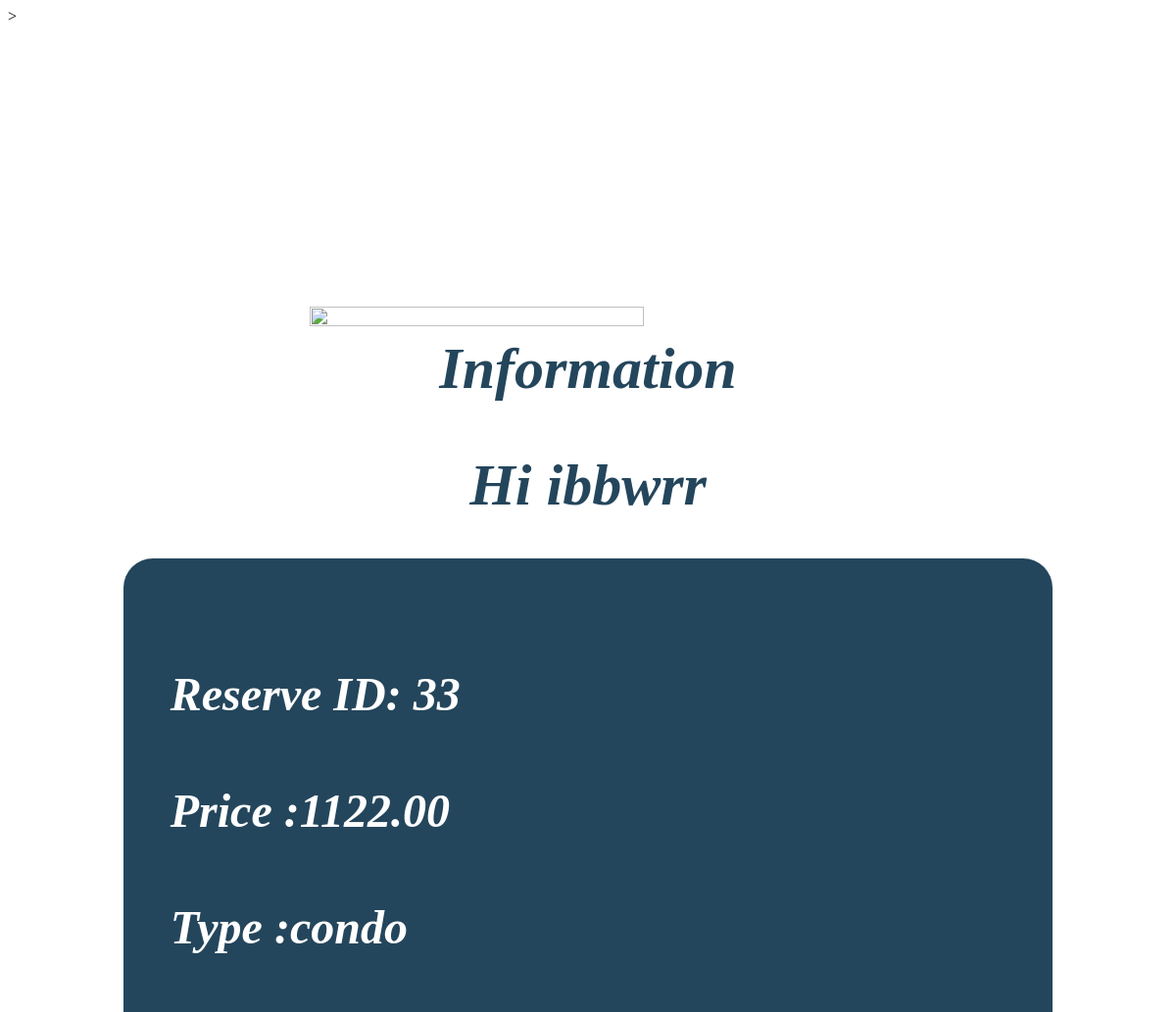
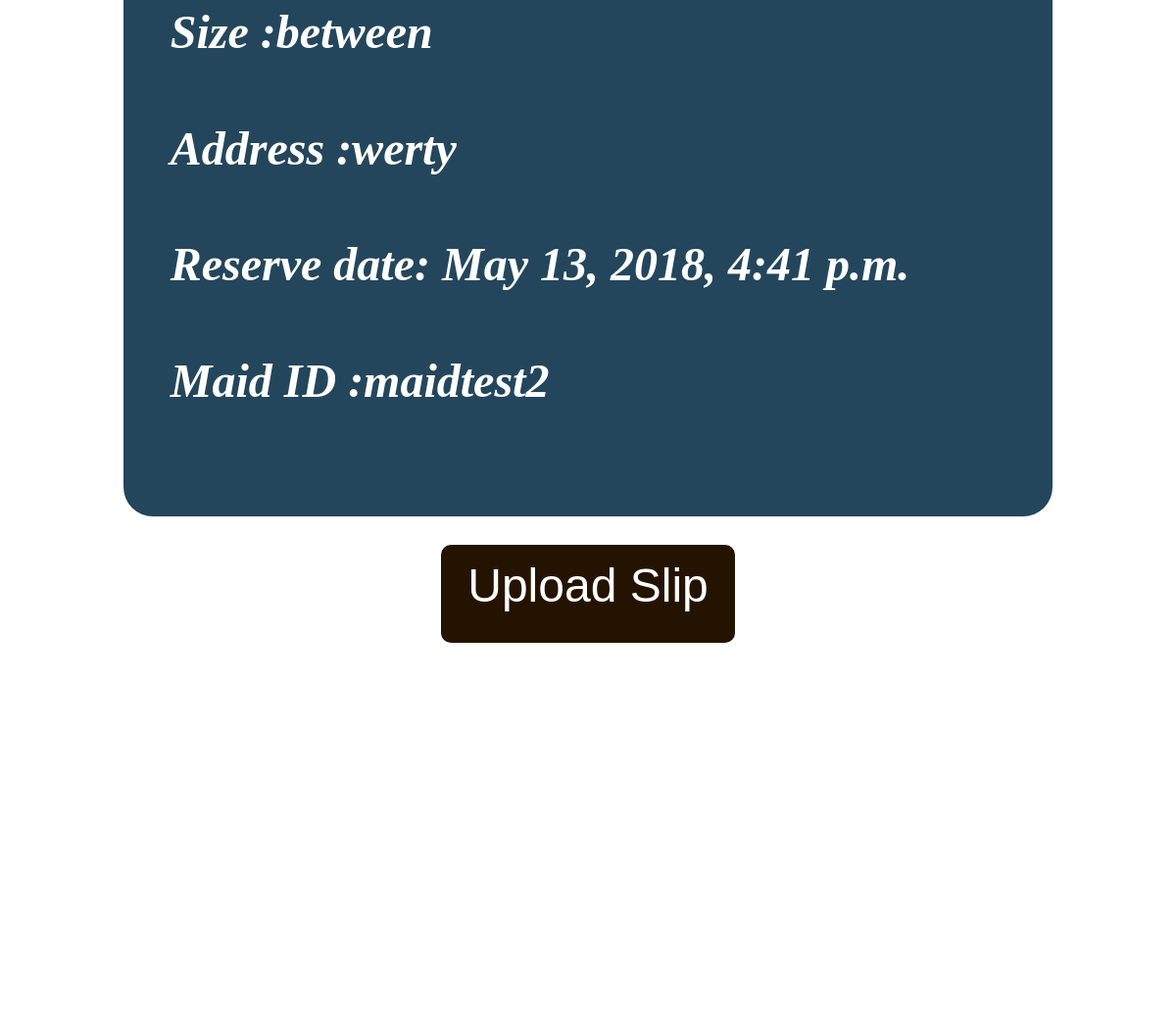
Page /app/detail_reserve/ (signed in) on the committed database (2 pictures, top to bottom).
### customer/models.py (models this page shows, shortened)
class Reserve(models.Model):
	reserve_date = models.DateTimeField(default=timezone.now )
	cost = models.DecimalField(max_digits=15, decimal_places=2, blank=True, null=True)
	typearea = models.CharField(choices=TYPEAREA_CHOICES, max_length=128, null=True)
	size = models.CharField(choices=SIZE_CHOICES, max_length=128, null=True)
	addresswork = models.CharField(max_length=200,null=True)
	datework = models.DateTimeField(default=timezone.now )
	maid_id = models.ForeignKey("Maid", on_delete=models.SET_NULL, blank=True,null=True)
	user = models.OneToOneField(User, on_delete=models.SET_NULL,null=True, blank=True)

class Maid(models.Model):
	user = models.OneToOneField(User,on_delete=models.SET_NULL,null=True, blank=True)
	image_maid = models.ImageField(upload_to='picmaid',null=True,blank=True)
	address = models.CharField(max_length=100,null=True)
	telephone = models.CharField(max_length=10,null=True)
	def __str__(self):
		return self.user.username

### customer/views.py (the view)
# urls.py: path('detail_reserve/', getinfo, name='detail_reserve'),
@login_required
def	getinfo(request,pk=None):
    pk = User.objects.get(username = request.user.username)
    temp = Reserve.objects.filter(user_id=pk.id)
    return render(request, 'detail_reserve.html', {'object_list':temp})

### customer/templates/detail_reserve.html (shortened to what this page needs)
<html>
<head>
      </head>
      <body class="signin-bg">
            <div class="register-content">
                  <div class="logobg">
                          <img class="logo" src="../../img/logo.png">
                          <h1 class="sign-text">Information</h1>
                      </div>
<h1 class="sign-text">Hi {{ user.username }}</h1>
{% for temp in object_list %}
<div class="work-text">
<h4>Reserve ID: {{temp.id}}</h4>
<h4>Price :{{temp.cost}}</h4>
<h4>Type :{{temp.typearea}}</h4>
<h4>Size :{{temp.size}}</h4>
<h4>Address :{{temp.addresswork}}</h4>
<h4>Reserve date: {{temp.datework}}</h4>
<h4>Maid ID :{{temp.maid_id}}</h4>
</div>
{% endfor %}
<button class="button-content" ><a style="color: white;text-decoration:unset;" href="{% url 'slipform' %}">Upload Slip</a></button>
</div>
</body>
</html>

### customer/templates/detail_reserve.html (style rules this page uses)
input[type=text], select ,button { display: inline-block; border: 1px solid #ccc; border-radius: 4px; box-sizing: border-box; padding: 10px; margin: 5px; }
input[type=password], select ,button { display: inline-block; border: 1px solid #ccc; border-radius: 4px; box-sizing: border-box; padding: 10px; margin: 5px; }
input[type=submit] ,button { width: 100px; background-color: rgb(37, 19, 2); color: white; padding: 14px 20px; margin-left: auto; margin-right: auto; border: none; cursor: pointer; }
.register-content { border-radius: 15px; background-color:rgba(255, 255, 255, 0.87); padding: 50px; margin-left: auto; margin-right: auto; margin-top: 20%; width: 80%; padding-bottom: 30%; }
.signin-bg { background-image: url("../../img/bg.jpg"); background-repeat: no-repeat; background-size: cover; padding-bottom:90%; }
.sign-text { text-align: center; color:#24465c; font-size: 5vw; font-style: oblique; padding: 0%; margin-top: 1%; }
.work-text { color:white; font-size: 4vw; font-style: oblique; padding: 5%; margin-top: 3%; background-color: #24465c; border-radius: 30px; }
.button-content { display: grid; text-align: center; font-size: 4vw; width:300px; height: 100px; border-radius: 10px; margin-top: 3%; }
.logo { width: 60%; height: 30%; margin-left: auto; margin-right: auto; padding-top: 0%; margin-top: 0%; }
.logobg { display: flex; flex-flow: column; justify-content:center; }

### rows in the picture
Reserve: id "33", cost "1122.00", typearea "condo", size "between", addresswork "werty", datework "May 13, 2018, 4:41 p.m.", maid_id "maidtest2"

### other values in the picture
{{ user.username }} "ibbwrr"
